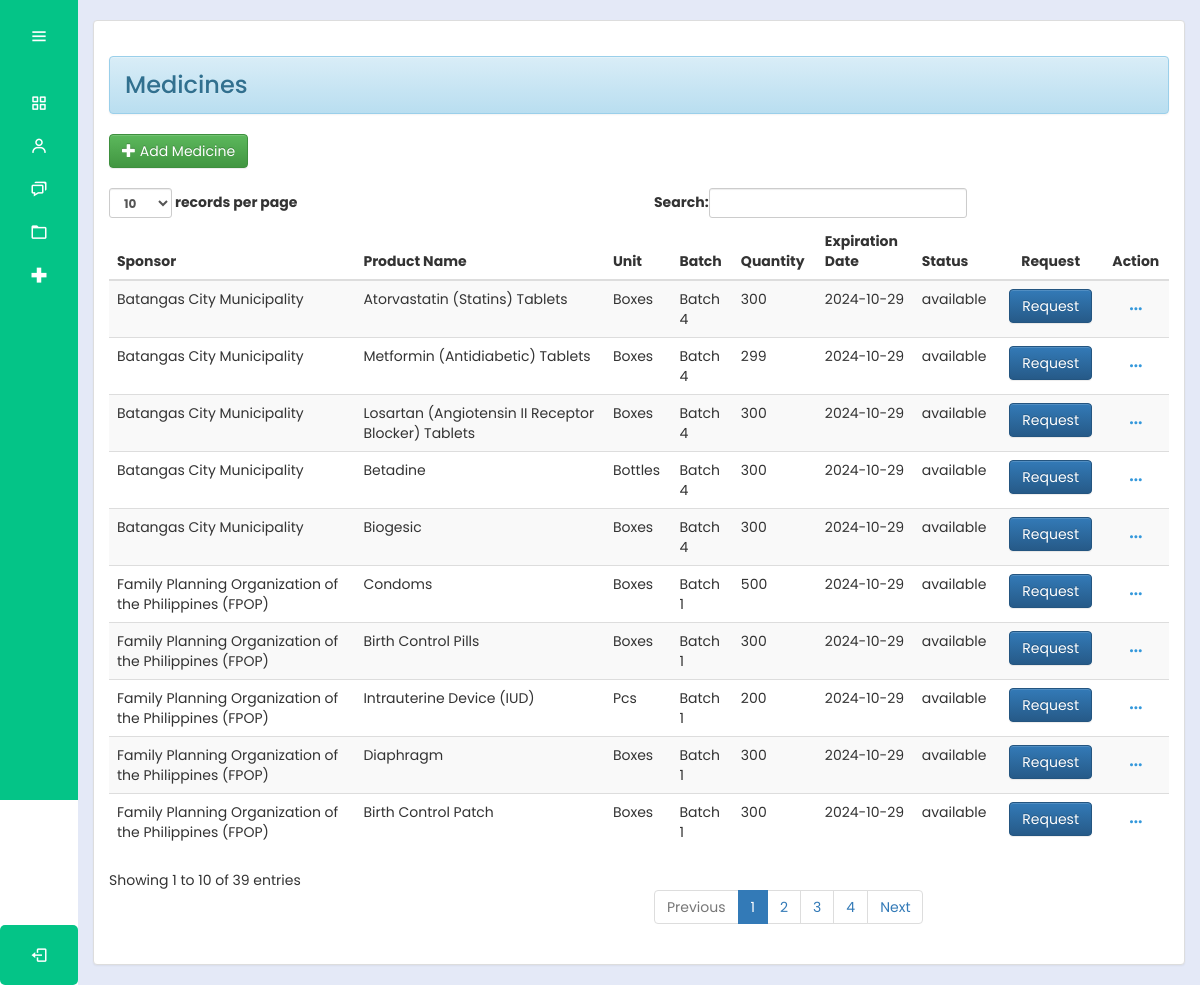
/bhw/medicinee.php (signed in), run on the app's committed database.
### tables this page shows
CREATE TABLE `medicines` (
  `productId` int(30) NOT NULL,
  `productName` varchar(100) NOT NULL,
  `sponsor` varchar(100) NOT NULL,
  `unit` varchar(100) NOT NULL,
  `batch` varchar(100) NOT NULL,
  `quantity1` int(10) NOT NULL,
  `total` int(10) NOT NULL,
  `expDate` date NOT NULL,
  `status` varchar(100) NOT NULL
);

### bhw/medicinee.php (the view, shortened to what this page needs)
<?php
@include "../connection/connect.php";
if(isset($_SESSION['user_data'])){
?>
<!DOCTYPE html>
<html lang="en">
<head>
  <link rel="stylesheet" href="../cssmainmenu/style.css">
  <link rel = "stylesheet" type = "text/css" href = "../css/style.css" />
  <link rel = "stylesheet" type = "text/css" href = "../css/bootstrap.css " />
  <link href='https://unpkg.com/boxicons@2.1.4/css/boxicons.min.css' rel='stylesheet'>
  <link rel="stylesheet" href="path/to/font-awesome/css/font-awesome.min.css">
  <link rel="stylesheet" href="https://cdnjs.cloudflare.com/ajax/libs/font-awesome/6.4.2/css/all.min.css">
    <link rel="stylesheet" href="https://maxcdn.bootstrapcdn.com/bootstrap/3.3.5/css/bootstrap.min.css">
<link rel="stylesheet" href="https://maxcdn.bootstrapcdn.com/bootstrap/3.3.5/css/bootstrap-theme.min.css">
</head>
<body>
<?php try {
    include_once('side_menu.php');
} catch (Exception $e) {
    echo "Error: " . $e->getMessage();
}
 ?>
  <section class="home-section">
  <br>
    <div class="container-fluid">
      <div class="panel panel-default">
        <div class="panel-body">
        <h3><div class = "alert alert-info">Medicines</div></h3>
          <a class="btn btn-success" href="add_med.php?"><i class="glyphicon glyphicon-plus"></i> Add Medicine</a>
          <br />
          <br />
<table id="table" class="table table-striped table-hover">
    <thead>
        <tr>
            <th>Sponsor</th>
            <th>Product Name</th>
            <th>Unit</th>
            <th>Batch</th>
            <th>Quantity</th>
            <th>Expiration Date</th>
            <th>Status</th>
            <th style="text-align: center;">Request</th>
            <th style="text-align: center;">Action</th>
        </tr>
    </thead>
    <tbody>
        <?php
        $query = $mysqli->query("SELECT * FROM medicines") or die(mysqli_error());
        while ($fetch = $query->fetch_array()) {
            $status = ($fetch['total'] == 0) ? 'unavailable' : $fetch['status'];
            if ($fetch['total'] < 10) {
                $quantityMessage = '<span class="text-danger">Low quantity</span>';
            } else {
                $quantityMessage = '';
            }
        $expirationDate = strtotime($fetch['expDate']);
        $expirationYear = date('Y', $expirationDate);
        $currentYear = date('Y');
        if ($expirationYear == $currentYear) {
            $expirationMessage = '<span class="text-warning">Expires soon</span>';
        } else {
            $expirationMessage = '';
        }
        ?>
            <tr>
                <td><?php echo $fetch['sponsor'] ?></td>
                <td><?php echo $fetch['productName'] ?></td>
                <td><?php echo $fetch['unit'] ?></td>
                <td><?php echo $fetch['batch'] ?></td>
                <td><?php echo $fetch['total'] . ' ' . $quantityMessage ?></td>
                <td><?php echo $fetch['expDate'] . ' ' . $expirationMessage ?></td>
                <td><?php echo $status ?></td>
                <td style="text-align: center">
                    <?php if ($status == 'unavailable' || $fetch['total'] == 0) : ?>
                        <button class="btn btn-primary" disabled>Request</button>
                    <?php elseif ($fetch['unit'] == 'Family Planning') : ?>
                        <a class="btn btn-primary profile-button" href="contraceptives_form.php?productName=<?php echo urlencode($fetch['productName']); ?>">Request</a>
                    <?php else : ?>
                        <a class="btn btn-primary profile-button" href="request.php?productName=<?php echo urlencode($fetch['productName']); ?>">Request</a>
                    <?php endif; ?>
                </td>
                <td style="text-align: center;">
                    <div class="dropdown">
                        <button class="dropbtn"><i class="fa-solid fa-ellipsis"></i></button>
                    </div>
                </td>
            </tr>
        <?php
        }
        ?>
    </tbody>
</table>
        </div>
      </div>
    </div>
  </section>
</body>
</html>
<?php
}
else{
	header("Location:.././index.php?error=UnAuthorized Access");
}

### cssmainmenu/style.css (style rules this page uses)
:root { --color-default: #04c487; --color-second:#04c487; --color-white:#fff; --color-body:#e4e9f7; --color-light:#e0e0e0; }
* { padding: 0%; margin: 0%; box-sizing: border-box; font-family: 'Poppins', sans-serif; }
body { min-height: 100vh; }
.home-section { position: relative; background-color: var(--color-body); min-height: 100vh; top:0; left:78px; width: calc(100% - 78px); transition: all .5s ease; z-index: 2; }

### css/style.css (style rules this page uses)
.profile-button { background: #04c487; border: none; color: #fff; }
body { font-family: Arial, sans-serif; }

### bhw/medicinee.php (style rules this page uses)
.dropdown { position: relative; display: inline-block; }
.dropbtn { background: transparent; color: #3498db; padding: 10px; border: none; cursor: pointer; }

### data on the page
medicines: sponsor "Family Planning Organization of the Philippines (FPOP)", productName "Condoms", unit "Boxes", batch "Batch 1", total "500", expDate "2024-10-29", status "available"
medicines: sponsor "Family Planning Organization of the Philippines (FPOP)", productName "Birth Control Pills", unit "Boxes", batch "Batch 1", total "300", expDate "2024-10-29", status "available"
medicines: sponsor "Family Planning Organization of the Philippines (FPOP)", productName "Intrauterine Device (IUD)", unit "Pcs", batch "Batch 1", total "200", expDate "2024-10-29", status "available"
medicines: sponsor "Family Planning Organization of the Philippines (FPOP)", productName "Diaphragm", unit "Boxes", batch "Batch 1", total "300", expDate "2024-10-29", status "available"
medicines: sponsor "Family Planning Organization of the Philippines (FPOP)", productName "Birth Control Patch", unit "Boxes", batch "Batch 1", total "300", expDate "2024-10-29", status "available"
medicines: sponsor "Batangas City Municipality", productName "Atorvastatin (Statins) Tablets", unit "Boxes", batch "Batch 4", total "300", expDate "2024-10-29", status "available"
medicines: sponsor "Batangas City Municipality", productName "Metformin (Antidiabetic) Tablets", unit "Boxes", batch "Batch 4", total "299", expDate "2024-10-29", status "available"
medicines: sponsor "Batangas City Municipality", productName "Losartan (Angiotensin II Receptor Blocker) Tablets", unit "Boxes", batch "Batch 4", total "300", expDate "2024-10-29", status "available"
medicines: sponsor "Batangas City Municipality", productName "Betadine", unit "Bottles", batch "Batch 4", total "300", expDate "2024-10-29", status "available"
medicines: sponsor "Batangas City Municipality", productName "Biogesic", unit "Boxes", batch "Batch 4", total "300", expDate "2024-10-29", status "available"
